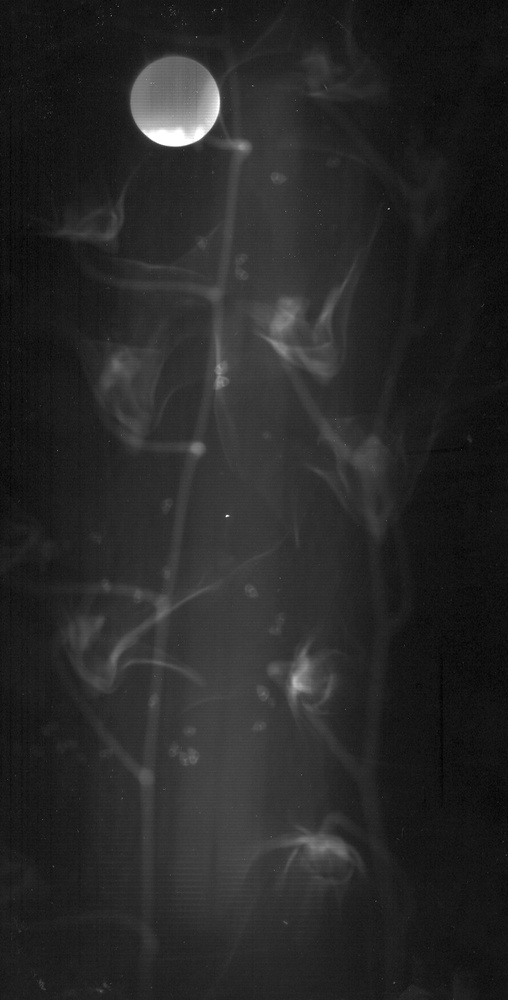
#> input picture example/dataset/2/P2_1.jpg, 508 x 1000 px, shrunk from 890 x 1752 before the run; its folder holds only this picture in this run
$ python 2.py
#> lines starting #> are read from the running program, lines starting #| are printed output that depends on the picture; after the words box and inside, x2 and y2 are one past the last pixel; in counts of white or black regions, pixels touching at a corner belong together
import cv2 as cv
import numpy as np
import matplotlib.pyplot as plt
import os
import skimage.morphology as skmorph
from skimage.exposure import equalize_hist, equalize_adapthist
from skimage.feature import canny
from skimage.transform import hough_circle, hough_circle_peaks

from glob import glob

# <-------------------------------> My DIP <--------------------------------->
from MyDIP.intensityTransform import *
from MyDIP.fourier import Fourier2D
from MyDIP.filters import *
from MyDIP.general import adjustRange
# <----------------------------> Sub Program <------------------------------->
def houghCircles(edge_img, vote_thresh, radius_list, input_img):
    '''
        Circle Hough Transform
    '''

    # -> Hough Circle Transform
    hough_res = hough_circle(edge_img, radius_list)

    # -> Hough Circle Detection Cutoff
    votes, center_x, center_y, radius = hough_circle_peaks(hough_res,
                                                           radius_list,
                                                           min_xdistance=10,
                                                           min_ydistance=10)

    output_circle = []
    for v, cx, cy, r in zip(votes, center_x, center_y, radius):
        if v >= vote_thresh:
            output_circle.append((v, cx, cy, r))

    # ~> Hough Visualization
    input_img = input_img.astype(np.uint8)
    output_img = cv.cvtColor(input_img, cv.COLOR_GRAY2RGB)

    # ~> Draw Ciccle
    for i in range(len(output_circle)):
        v, cx, cy, r = output_circle[i]
        cv.circle(output_img, (cx, cy), r, (0, 0, 255), 1)

    return output_circle, output_img

# <-------------------------------> PATH <----------------------------------->
DATASET_PATH = "dataset/2/"
INPUT_PATH = DATASET_PATH

# <---------------------------> Main Program <------------------------------->
if __name__ == "__main__":
    # -> Get file paths
    input_files = glob(INPUT_PATH + "*")

    # -> Create Output destination if not created yet
    output_path = "output/2/"
    if not os.path.exists(output_path):
        os.makedirs(output_path)

    for i in range(0, len(input_files)):
        ### -> Read image
        input_filename = os.path.basename(input_files[i])
        # - Input
        input_img = cv.imread(input_files[i])
#> input_img is the input picture: shape (1000, 508, 3); min 1, max 255, mean 39.4

        ### -> Convert to Grayscale
        gray_img = cv.cvtColor(input_img, cv.COLOR_BGR2GRAY)

        ### -> Canny Edge Detection
        # - Gaussian Blur Parameter
        blur_size = 35
        blur_sigma = 0.3*((blur_size-1)*0.5-1)+0.8
        # - Appy Canny
        edge_img = canny(gray_img, blur_sigma,
                         low_threshold=0.75, high_threshold=0.9,
                         use_quantiles=True, mode="mirror")
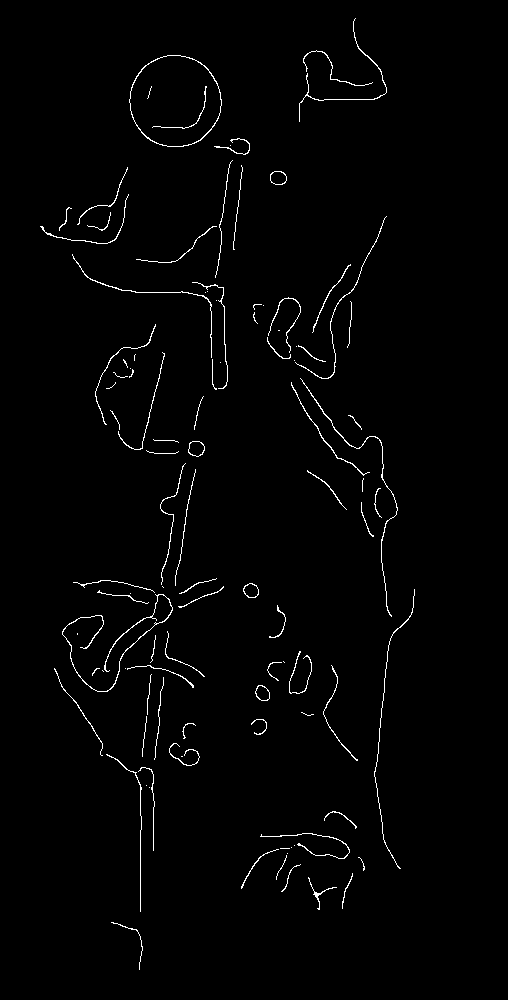
#> edge_img: shape (1000, 508) bool; 1.4% white in thin lines or dots, all inside (x1, y1, x2, y2) = (40, 18, 415, 970)

        ### -> Circle Hough Transform
        radius_list = np.arange(7, 30)
        output_circle, output_img = houghCircles(edge_img, 0.35, radius_list, gray_img)
#> in houghCircles, `votes, center_x, center_y, radius = hough_circle_peaks(hough_res, radi..`: votes = 332 values, max 0.75 at index 0, min 0.125 at index 325, mean 0.239; center_x = 332 values, max 413 at index 219, min 48 at index 167, mean 227.5; center_y = 332 values, max 948 at index 170, min 26 at index 331, mean 475.4; radius = 332 values, max 29 at index 83, min 7 at index 0, mean 17.88
#> the loop in houghCircles, `for v, cx, cy, r in zip(votes, center_x, center_y, radius):` made 332 passes
#> (v, cx, cy, r) on passes 1 to 3: (0.75, 251, 590, 7), (0.708, 196, 448, 8), (0.583, 191, 757, 8)
#> after the loop in houghCircles, `for v, cx, cy, r in zip(votes, center_x, center_y, radius):`: output_circle = 40 items, first 6: (0.75, 251, 590, 7), (0.708, 196, 448, 8), (0.583, 191, 757, 8), (0.583, 259, 726, 7), (0.562, 278, 178, 8), (0.562, 177, 750, 8)
#> the loop in houghCircles, `for i in range(len(output_circle)):` made 40 passes
#> (v, cx, cy, r) on passes 1 to 12: (0.75, 251, 590, 7), (0.708, 196, 448, 8), (0.583, 191, 757, 8), (0.583, 259, 726, 7), (0.562, 278, 178, 8), (0.562, 177, 750, 8), (0.556, 289, 309, 11), (0.542, 262, 693, 7), (0.521, 241, 147, 8), (0.518, 214, 294, 9), (0.482, 144, 776, 9), (0.479, 341, 850, 8)
#> after the loop in houghCircles, `for i in range(len(output_circle)):`:
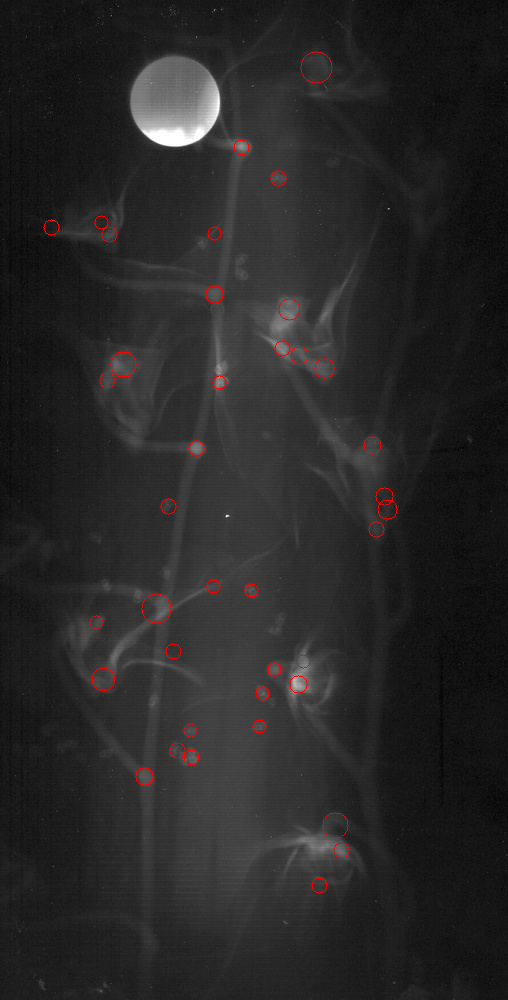
#> output_img: shape (1000, 508, 3); 0.37% of pixels changed, all inside (x1, y1, x2, y2) = (43, 51, 398, 894)

        # ~> Display
        plt.subplot(1, 2, 1)
        plt.imshow(gray_img, cmap="gray")
        plt.subplot(1, 2, 2)
        plt.imshow(output_img)
        plt.show()
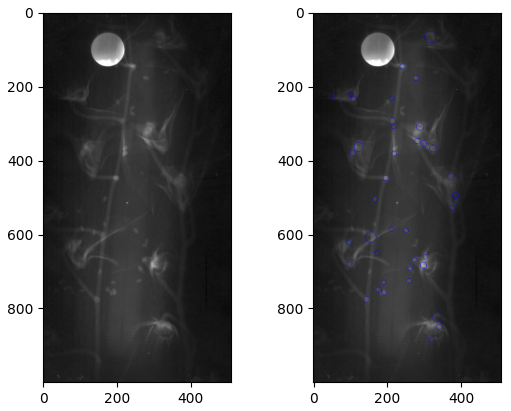
#> figure drawn by matplotlib, 2 panels; B, G, R data is drawn as R, G, B

$ run again, on example/dataset/2/P2_2.jpg
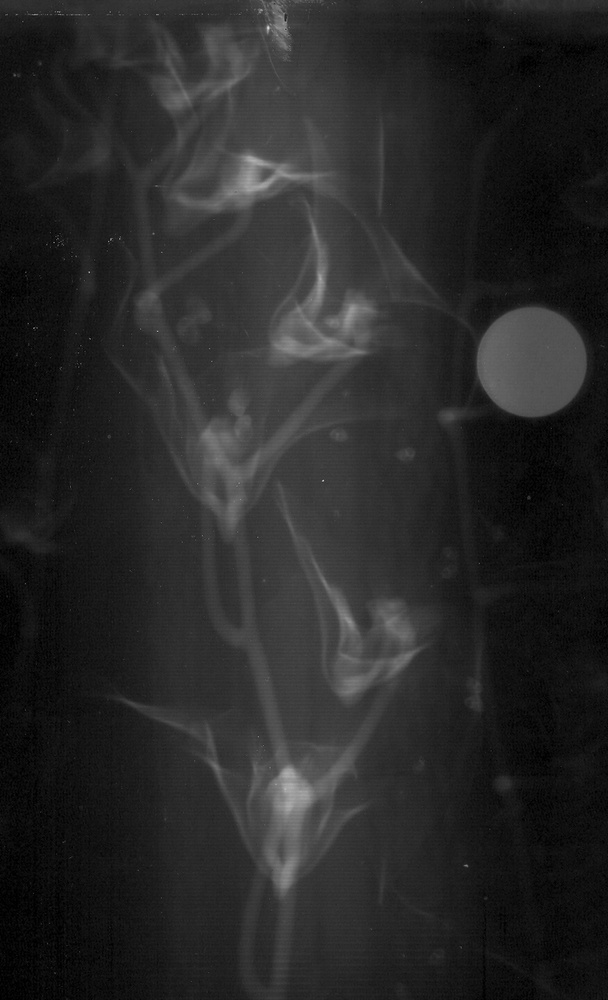
#> input picture example/dataset/2/P2_2.jpg, 608 x 1000 px, shrunk from 876 x 1441 before the run
#> input_img is the input picture: shape (1000, 608, 3); min 0, max 215, mean 39.7
#> `edge_img = canny(gray_img, blur_sigma, low_threshold=0.75, high_thresh..`:
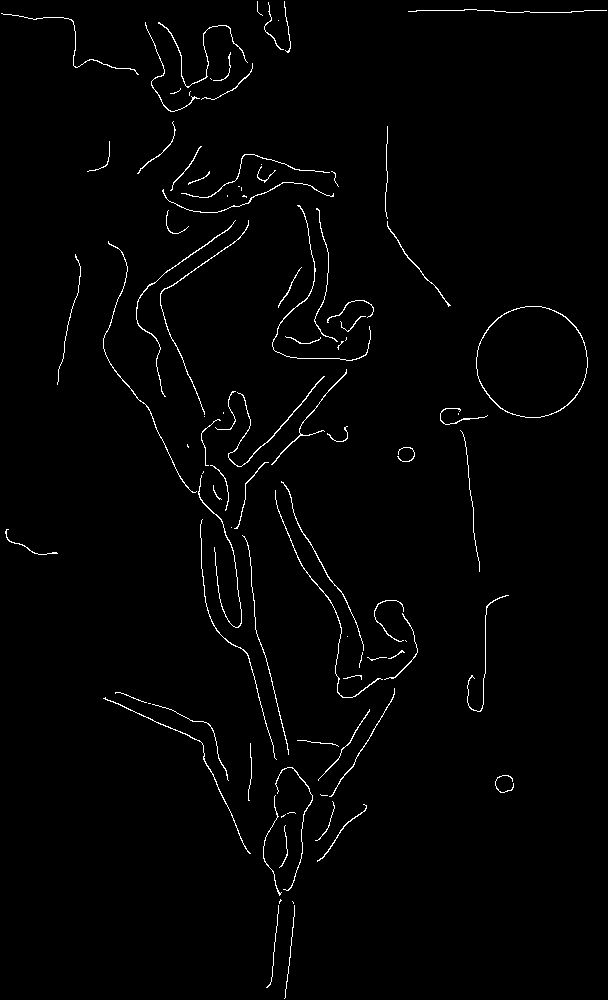
#> edge_img: shape (1000, 608) bool; 1.5% white in thin lines or dots
#> votes = 374 values, max 0.679 at index 0, min 0.125 at index 361, mean 0.239; center_x = 374 values, max 547 at index 372, min 11 at index 343, mean 266.8; center_y = 374 values, max 979 at index 64, min 12 at index 77, mean 450.1; radius = 374 values, max 29 at index 181, min 7 at index 3, mean 17.66
#> the loop in houghCircles, `for v, cx, cy, r in zip(votes, center_x, center_y, radius):` made 374 passes
#> (v, cx, cy, r) on passes 1 to 3: (0.679, 504, 783, 9), (0.646, 406, 454, 8), (0.583, 448, 416, 8)
#> after the loop in houghCircles, `for v, cx, cy, r in zip(votes, center_x, center_y, radius):`: output_circle = 47 items, first 6: (0.679, 504, 783, 9), (0.646, 406, 454, 8), (0.583, 448, 416, 8), (0.458, 366, 309, 7), (0.458, 475, 702, 8), (0.458, 340, 434, 7)
#> the loop in houghCircles, `for i in range(len(output_circle)):` made 47 passes
#> `plt.show()`:
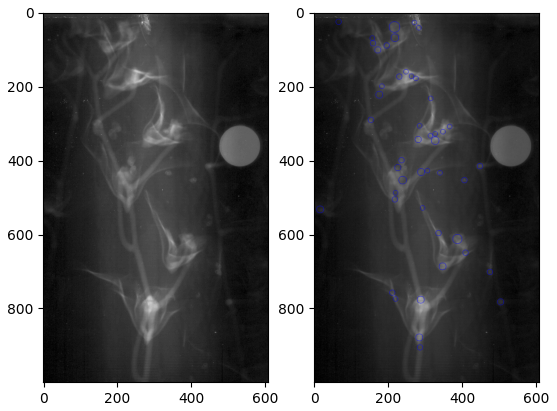
#> figure drawn by matplotlib, 2 panels; B, G, R data is drawn as R, G, B
